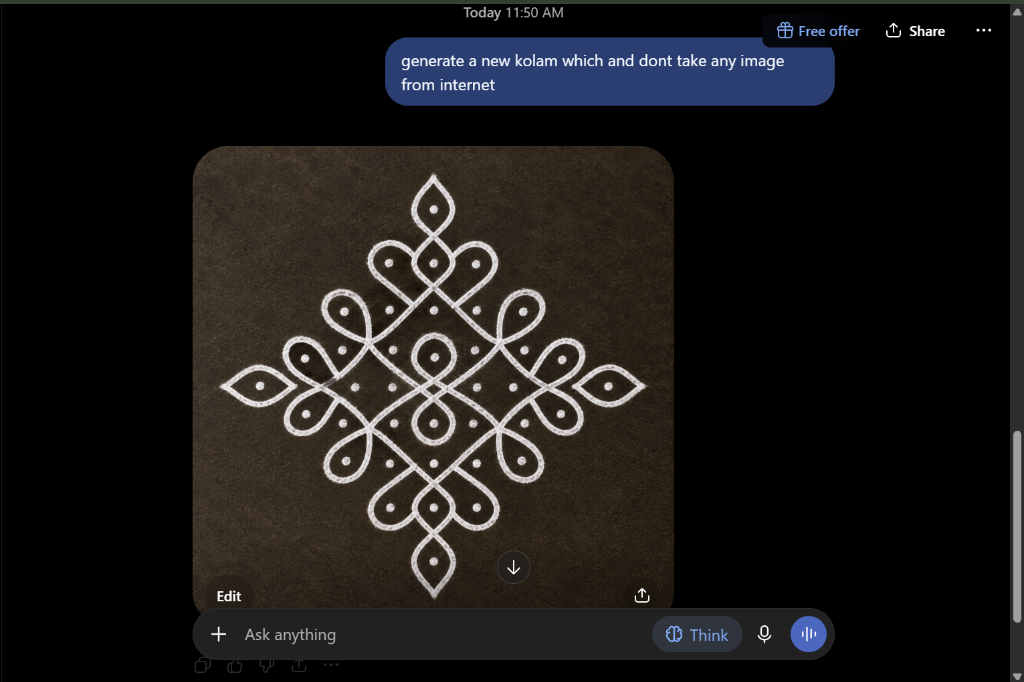
#> input picture samples/ai_hallucinated_kolam.png, 1024 x 682 px
$ python -i cv_detector.py   (imports and definitions only)
#> lines starting #> are read from the running program, lines starting #| are printed output that depends on the picture
#> further down, picture is the input picture: shape (682, 1024, 3); mean B, G, R 23.8, 24.5, 26.2
"""
cv_detector.py - Advanced Computer Vision Module for Kolam Pattern Analysis
Detects Pulli (dot grid), calculates row lengths, classifies grid structure,
and measures horizontal, vertical, and rotational symmetry.
Robust against noisy internet images, colored Kumkum dots, and line interference.
"""

import cv2
import numpy as np

# [126 lines left out: function detect_dots_and_grid, not called in this run]

def detect_symmetry(image_bgr):
    """
    Calculates Horizontal, Vertical, and 90-degree Rotational symmetry scores.
    """
    gray = cv2.cvtColor(image_bgr, cv2.COLOR_BGR2GRAY)
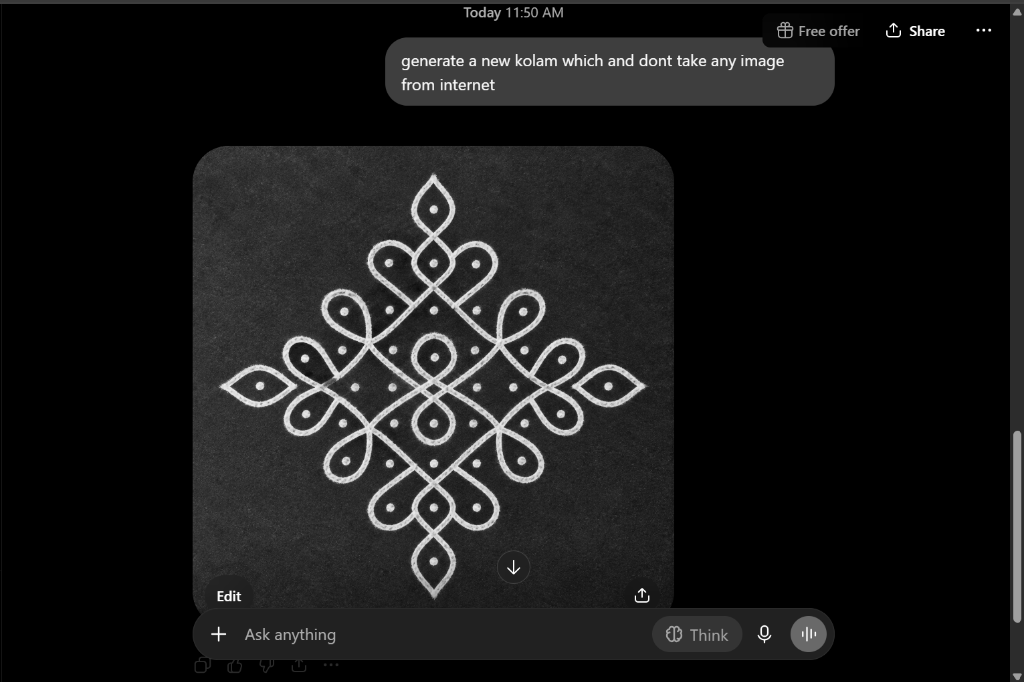
#> gray: shape (682, 1024); min 0, max 255, mean 24.9
    dim = 256
    resized = cv2.resize(gray, (dim, dim))
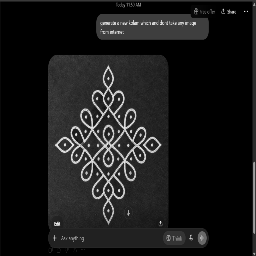
#> resized: shape (256, 256); min 0, max 241, mean 24.9

    # Apply Gaussian blur to tolerate hand-drawn chalk variations
    blurred = cv2.GaussianBlur(resized.astype(np.float32), (15, 15), 3)
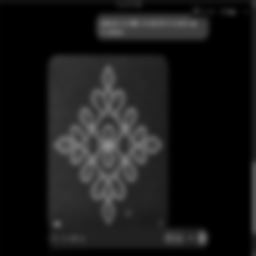
#> blurred: shape (256, 256) float32; min 0, max 142.7, mean 24.8

    # Horizontal reflection (flip top-bottom)
    h_flipped = cv2.flip(blurred, 0)
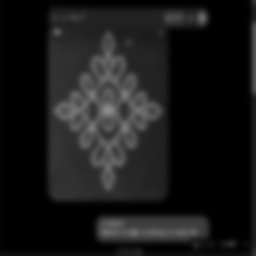
#> h_flipped: shape (256, 256) float32; min 0, max 142.7, mean 24.8
    res_h = cv2.matchTemplate(blurred, h_flipped, cv2.TM_CCOEFF_NORMED)[0][0]
#> res_h = 0.71
    h_score = max(0.0, float(res_h)) * 100
#> h_score = 71.03

    # Vertical reflection (flip left-right)
    v_flipped = cv2.flip(blurred, 1)
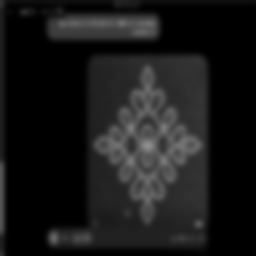
#> v_flipped: shape (256, 256) float32; min 0, max 142.7, mean 24.8
    res_v = cv2.matchTemplate(blurred, v_flipped, cv2.TM_CCOEFF_NORMED)[0][0]
#> res_v = 0.345
    v_score = max(0.0, float(res_v)) * 100
#> v_score = 34.51

    # Rotational 90 degrees
    rot90 = cv2.rotate(blurred, cv2.ROTATE_90_CLOCKWISE)
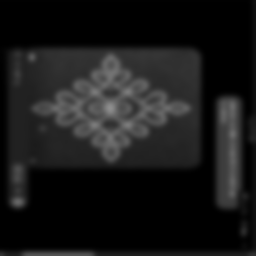
#> rot90: shape (256, 256) float32; min 0, max 142.7, mean 24.8
    res_rot = cv2.matchTemplate(blurred, rot90, cv2.TM_CCOEFF_NORMED)[0][0]
#> res_rot = 0.258
    rot_score = max(0.0, float(res_rot)) * 100
#> rot_score = 25.84

    if h_score > 60 and v_score > 60:
        primary = "Bilateral Reflection (D2)"
        symmetry_mode = "mirror"
    elif rot_score > 55:
        primary = "4-Fold Rotational (C4)"
        symmetry_mode = "rotational"
    elif h_score > 50 or v_score > 50:
        primary = "Single-Axis Mirror"
        symmetry_mode = "mirror"
    else:
        primary = "Bilateral / Rotational Symmetry"
        symmetry_mode = "mirror"

    return {
        'h_score': round(h_score, 1),
        'v_score': round(v_score, 1),
        'rot_score': round(rot_score, 1),
        'primary_symmetry': primary,
        'symmetry_mode': symmetry_mode
    }

>>> import cv2
>>> picture = cv2.imread('samples/ai_hallucinated_kolam.png')
>>> result = detect_symmetry(picture)
#> result = {'h_score': 71, 'v_score': 34.5, 'rot_score': 25.8, 'primary_symmetry': 'Single-Axis Mirror', 'symmetry_mode': 'mirror'}
